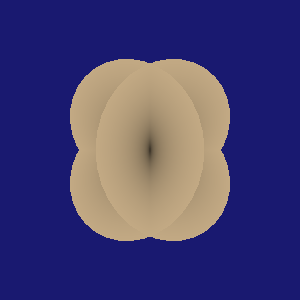

Python code for this plot:
#!/usr/bin/env python

# Render a single vtkParametricHenneberg surface, centered and
# normalized to fit the viewport.

# Factory overrides: importing these modules registers the OpenGL rendering
# and interaction style implementations for vtkRenderingCore factory classes.
import vtkmodules.vtkInteractionStyle  # noqa: F401
import vtkmodules.vtkRenderingOpenGL2  # noqa: F401
# VTK pipeline classes used in this example
from vtkmodules.vtkCommonComputationalGeometry import vtkParametricHenneberg
from vtkmodules.vtkFiltersSources import vtkParametricFunctionSource
from vtkmodules.vtkRenderingCore import (
    vtkActor,
    vtkPolyDataMapper,
    vtkRenderWindow,
    vtkRenderWindowInteractor,
    vtkRenderer,
)

# Colors (normalized RGB)
navajo_white_rgb = (1.0, 0.871, 0.678)
midnight_blue_rgb = (0.098, 0.098, 0.439)

# Parametric function: define the Henneberg minimal surface
parametric_fn = vtkParametricHenneberg()

# Source: sample the parametric function to produce polygonal output
source = vtkParametricFunctionSource()
source.SetParametricFunction(parametric_fn)
source.SetUResolution(51)
source.SetVResolution(51)
source.SetWResolution(51)
source.Update()

# Normalize: scale and center the surface to fit the viewport
bounds = source.GetOutput().GetBounds()
max_dim = max(bounds[1] - bounds[0], bounds[3] - bounds[2], bounds[5] - bounds[4])
scale = 3.0 / max_dim if max_dim > 0 else 1.0
cx = (bounds[0] + bounds[1]) / 2.0
cy = (bounds[2] + bounds[3]) / 2.0
cz = (bounds[4] + bounds[5]) / 2.0

# Mapper: map polygon data to graphics primitives
mapper = vtkPolyDataMapper()
mapper.SetInputConnection(source.GetOutputPort())
# Actor: position and scale the mapped geometry
actor = vtkActor()
actor.SetMapper(mapper)
actor.GetProperty().SetColor(navajo_white_rgb)
actor.SetScale(scale, scale, scale)
actor.SetPosition(-cx * scale, -cy * scale, -cz * scale)

# Renderer: assemble the scene and configure the camera
renderer = vtkRenderer()
renderer.AddActor(actor)
renderer.SetBackground(midnight_blue_rgb)

# Window
render_window = vtkRenderWindow()
render_window.AddRenderer(renderer)
render_window.SetWindowName("parametric object henneberg")
render_window.SetMultiSamples(0)
render_window.SetSize(300, 300)

# Interactor
render_window_interactor = vtkRenderWindowInteractor()
render_window_interactor.SetRenderWindow(render_window)

# Scene: configure the camera
renderer.ResetCamera()

render_window_interactor.Initialize()
render_window_interactor.Start()
